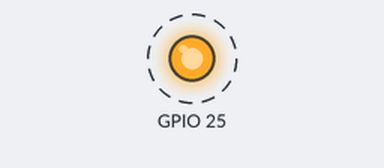
A program run on a simulated Raspberry Pi (BCM pin numbers). Parts: output pins drawn as LEDs (lit = HIGH). Dashed ring = blinking. What the program prints to the terminal is not drawn.

Above: at 0.12 s.
Timing chart, 0 to 3.0 s (numbered marks = the images above):
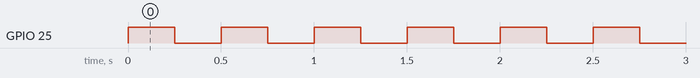

The program:

Sample-RPi-GPIO.py
```python
import RPi.GPIO as GPIO
import time

def setup():
    GPIO.setmode(GPIO.BCM)
    GPIO.setup(25,GPIO.OUT)
    print("OK")

def blink():
    while True:
        GPIO.output(25,GPIO.HIGH)
        time.sleep(0.25)
        GPIO.output(25,GPIO.LOW)
        time.sleep(0.25)


if __name__=="__main__":
    setup()
    try:
        blink()
    except:
        print("except")
        GPIO.output(25,GPIO.LOW)
        GPIO.cleanup()
```

Measured:
- by itself, GPIO 25: alternates HIGH for 0.25 s and LOW for 0.25 s
